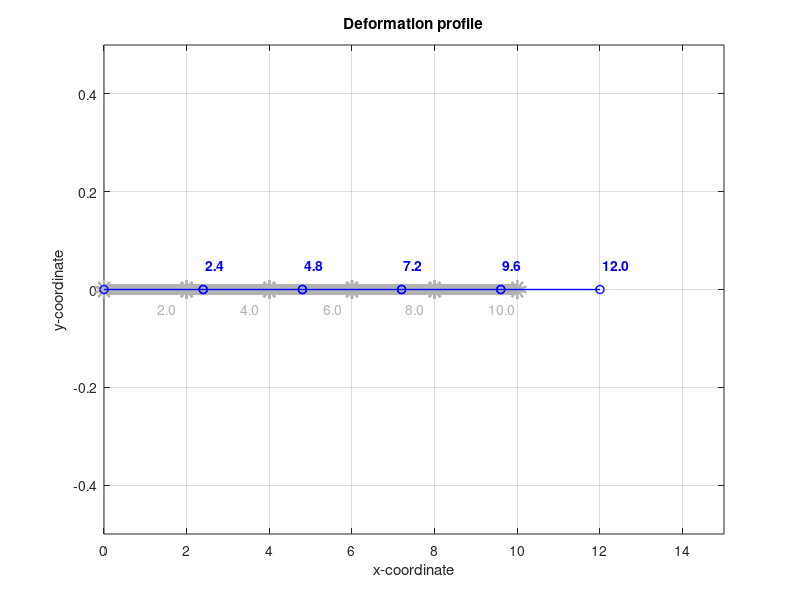

Write MATLAB code to recreate this figure. (Note: this script raises an error after producing the figure.)
%---------------------------
% deformedplot.m
% Programmed by Ebru Baglan
%---------------------------

clc,clear,close all

% Given
nnods = 6;
ndofn = 1;
coords = [0 2 4 6 8 10];
cordsn = [0 2.4 4.8 7.2 9.6 12];
plotx(:,1) = [0 2 2 4 4 6 6 8 8 10 ]';
ploty = zeros(10,1);

grayColor = [.7 .7 .7];
plot(plotx,ploty,'b-o','Color', grayColor,'LineWidth',8);
hold on

% Output result
plotx(:,1) = [0 2.4 2.4 4.8 4.8 7.2 7.2 9.6 9.6 12]';
plot(plotx,ploty,'b-o','LineWidth',1) ;

xmin = 0; xmax = 15; ymin = -0.5; ymax = 0.5;
xlim([ xmin, xmax ]);
ylim([ ymin, ymax ]);
title('Deformation profile');
xlabel('x-coordinate') ;
ylabel('y-coordinate') ;

for inod = 2: nnods
    for idof = 1: ndofn
        ii = (inod-1)*ndofn + idof;
        % old coordinates written
        textString = sprintf('%.1f', coords(ii));
        text(coords(ii)-0.7, -0.04, textString,...
            'FontSize', 10,'Color',grayColor);
        % new coordinates written
        textStringn = sprintf('%.1f', cordsn(ii));
        text(cordsn(ii)+0.05, 0.05, textStringn,...
            'FontSize', 10,'Color','b','FontWeight','bold');
        hold on;
    end
end

% Grid
grid on
ax = gca;
ax.XGrid = 'on';
ax.XMinorGrid = 'on';
ax.GridColor = grayColor;

legend('Initial','Deformed')

% Get HQ picture
exportgraphics(ax,'outpic.png','Resolution',300)
